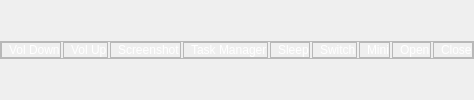
      <widget class="QWidget" name="Dy_System">
       <property name="styleSheet">
        <string notr="true">QLabel {
    color: white;
}</string>
       </property>
       <layout class="QGridLayout" name="gridLayout_13">
        <property name="leftMargin">
         <number>0</number>
        </property>
        <property name="topMargin">
         <number>0</number>
        </property>
        <property name="rightMargin">
         <number>0</number>
        </property>
        <property name="bottomMargin">
         <number>0</number>
        </property>
        <property name="spacing">
         <number>0</number>
        </property>
        <item row="0" column="0" alignment="Qt::AlignHCenter|Qt::AlignVCenter">
         <widget class="QFrame" name="Dy_System_frame">
          <property name="frameShape">
           <enum>QFrame::StyledPanel</enum>
          </property>
          <property name="frameShadow">
           <enum>QFrame::Raised</enum>
          </property>
          <layout class="QHBoxLayout" name="horizontalLayout_114">
           <property name="spacing">
            <number>2</number>
           </property>
           <property name="leftMargin">
            <number>0</number>
           </property>
           <property name="topMargin">
            <number>0</number>
           </property>
           <property name="rightMargin">
            <number>0</number>
           </property>
           <property name="bottomMargin">
            <number>0</number>
           </property>
           <item>
            <widget class="QFrame" name="VolDown_3">
             <property name="sizePolicy">
              <sizepolicy hsizetype="Fixed" vsizetype="Fixed">
               <horstretch>0</horstretch>
               <verstretch>0</verstretch>
              </sizepolicy>
             </property>
             <property name="frameShape">
              <enum>QFrame::StyledPanel</enum>
             </property>
             <property name="frameShadow">
              <enum>QFrame::Raised</enum>
             </property>
             <layout class="QHBoxLayout" name="horizontalLayout_86">
              <property name="spacing">
               <number>0</number>
              </property>
              <property name="leftMargin">
               <number>0</number>
              </property>
              <property name="topMargin">
               <number>0</number>
              </property>
              <property name="rightMargin">
               <number>0</number>
              </property>
              <property name="bottomMargin">
               <number>0</number>
              </property>
              <item>
               <widget class="QLabel" name="Icon_69">
                <property name="maximumSize">
                 <size>
                  <width>50</width>
                  <height>25</height>
                 </size>
                </property>
                <property name="text">
                 <string/>
                </property>
                <property name="pixmap">
                 <pixmap resource="Tray.qrc">:/TrayIcon/Icons2/Dynamic hand gestures/4_29.png</pixmap>
                </property>
                <property name="scaledContents">
                 <bool>true</bool>
                </property>
               </widget>
              </item>
              <item>
               <widget class="QLabel" name="Text_69">
                <property name="text">
                 <string>Vol Down</string>
                </property>
                <property name="wordWrap">
                 <bool>true</bool>
                </property>
               </widget>
              </item>
             </layout>
            </widget>
           </item>
           <item>
            <widget class="QFrame" name="VolUp_2">
             <property name="sizePolicy">
              <sizepolicy hsizetype="Fixed" vsizetype="Fixed">
               <horstretch>0</horstretch>
               <verstretch>0</verstretch>
              </sizepolicy>
             </property>
             <property name="frameShape">
              <enum>QFrame::StyledPanel</enum>
             </property>
             <property name="frameShadow">
              <enum>QFrame::Raised</enum>
             </property>
             <layout class="QHBoxLayout" name="horizontalLayout_90">
              <property name="spacing">
               <number>0</number>
              </property>
              <property name="leftMargin">
               <number>0</number>
              </property>
              <property name="topMargin">
               <number>0</number>
              </property>
              <property name="rightMargin">
               <number>0</number>
              </property>
              <property name="bottomMargin">
               <number>0</number>
              </property>
              <item>
               <widget class="QLabel" name="Icon_73">
                <property name="maximumSize">
                 <size>
                  <width>50</width>
                  <height>25</height>
                 </size>
                </property>
                <property name="text">
                 <string/>
                </property>
                <property name="pixmap">
                 <pixmap resource="Tray.qrc">:/TrayIcon/Icons2/Dynamic hand gestures/4_28.png</pixmap>
                </property>
                <property name="scaledContents">
                 <bool>true</bool>
                </property>
               </widget>
              </item>
              <item>
               <widget class="QLabel" name="Text_73">
                <property name="text">
                 <string>Vol Up</string>
                </property>
                <property name="wordWrap">
                 <bool>true</bool>
                </property>
               </widget>
              </item>
             </layout>
            </widget>
           </item>
           <item>
            <widget class="QFrame" name="Screenshot_2">
             <property name="sizePolicy">
              <sizepolicy hsizetype="Fixed" vsizetype="Fixed">
               <horstretch>0</horstretch>
               <verstretch>0</verstretch>
              </sizepolicy>
             </property>
             <property name="frameShape">
              <enum>QFrame::StyledPanel</enum>
             </property>
             <property name="frameShadow">
              <enum>QFrame::Raised</enum>
             </property>
             <layout class="QHBoxLayout" name="horizontalLayout_91">
              <property name="spacing">
               <number>0</number>
              </property>
              <property name="leftMargin">
               <number>0</number>
              </property>
              <property name="topMargin">
               <number>0</number>
              </property>
              <property name="rightMargin">
               <number>0</number>
              </property>
              <property name="bottomMargin">
               <number>0</number>
              </property>
              <item>
               <widget class="QLabel" name="Icon_74">
                <property name="maximumSize">
                 <size>
                  <width>50</width>
                  <height>25</height>
                 </size>
                </property>
                <property name="text">
                 <string/>
                </property>
                <property name="pixmap">
                 <pixmap resource="Tray.qrc">:/TrayIcon/Icons2/Dynamic hand gestures/5_30-31-32-33.png</pixmap>
                </property>
                <property name="scaledContents">
                 <bool>true</bool>
                </property>
               </widget>
              </item>
              <item>
               <widget class="QLabel" name="Text_74">
                <property name="text">
                 <string>Screenshot</string>
                </property>
                <property name="wordWrap">
                 <bool>true</bool>
                </property>
               </widget>
              </item>
             </layout>
            </widget>
           </item>
           <item>
            <widget class="QFrame" name="TaskManager_2">
             <property name="sizePolicy">
              <sizepolicy hsizetype="Fixed" vsizetype="Fixed">
               <horstretch>0</horstretch>
               <verstretch>0</verstretch>
              </sizepolicy>
             </property>
             <property name="frameShape">
              <enum>QFrame::StyledPanel</enum>
             </property>
             <property name="frameShadow">
              <enum>QFrame::Raised</enum>
             </property>
             <layout class="QHBoxLayout" name="horizontalLayout_88">
              <property name="spacing">
               <number>0</number>
              </property>
              <property name="leftMargin">
               <number>0</number>
              </property>
              <property name="topMargin">
               <number>0</number>
              </property>
              <property name="rightMargin">
               <number>0</number>
              </property>
              <property name="bottomMargin">
               <number>0</number>
              </property>
              <item>
               <widget class="QLabel" name="Icon_71">
                <property name="maximumSize">
                 <size>
                  <width>50</width>
                  <height>25</height>
                 </size>
                </property>
                <property name="text">
                 <string/>
                </property>
                <property name="pixmap">
                 <pixmap resource="Tray.qrc">:/TrayIcon/Icons2/Dynamic hand gestures/6_34-35-36-37.png</pixmap>
                </property>
                <property name="scaledContents">
                 <bool>true</bool>
                </property>
               </widget>
              </item>
              <item>
               <widget class="QLabel" name="Text_71">
                <property name="sizePolicy">
                 <sizepolicy hsizetype="Preferred" vsizetype="Preferred">
                  <horstretch>0</horstretch>
                  <verstretch>0</verstretch>
                 </sizepolicy>
                </property>
                <property name="text">
                 <string>Task Manager</string>
                </property>
                <property name="textFormat">
                 <enum>Qt::PlainText</enum>
                </property>
                <property name="scaledContents">
                 <bool>false</bool>
                </property>
                <property name="wordWrap">
                 <bool>true</bool>
                </property>
               </widget>
              </item>
             </layout>
            </widget>
           </item>
           <item>
            <widget class="QFrame" name="Sleepmode_2">
             <property name="sizePolicy">
              <sizepolicy hsizetype="Fixed" vsizetype="Fixed">
               <horstretch>0</horstretch>
               <verstretch>0</verstretch>
              </sizepolicy>
             </property>
             <property name="frameShape">
              <enum>QFrame::StyledPanel</enum>
             </property>
             <property name="frameShadow">
              <enum>QFrame::Raised</enum>
             </property>
             <layout class="QHBoxLayout" name="horizontalLayout_89">
              <property name="spacing">
               <number>0</number>
              </property>
              <property name="leftMargin">
               <number>0</number>
              </property>
              <property name="topMargin">
               <number>0</number>
              </property>
              <property name="rightMargin">
               <number>0</number>
              </property>
              <property name="bottomMargin">
               <number>0</number>
              </property>
              <item>
               <widget class="QLabel" name="Icon_72">
                <property name="maximumSize">
                 <size>
                  <width>50</width>
                  <height>25</height>
                 </size>
                </property>
                <property name="text">
                 <string/>
                </property>
                <property name="pixmap">
                 <pixmap resource="Tray.qrc">:/TrayIcon/Icons2/Dynamic hand gestures/8_42-43-44-45.png</pixmap>
                </property>
                <property name="scaledContents">
                 <bool>true</bool>
                </property>
               </widget>
              </item>
              <item alignment="Qt::AlignHCenter|Qt::AlignVCenter">
               <widget class="QLabel" name="Text_72">
                <property name="sizePolicy">
                 <sizepolicy hsizetype="Preferred" vsizetype="Preferred">
                  <horstretch>0</horstretch>
                  <verstretch>0</verstretch>
                 </sizepolicy>
                </property>
                <property name="text">
                 <string>Sleep</string>
                </property>
                <property name="textFormat">
                 <enum>Qt::PlainText</enum>
                </property>
                <property name="scaledContents">
                 <bool>false</bool>
                </property>
                <property name="wordWrap">
                 <bool>true</bool>
                </property>
               </widget>
              </item>
             </layout>
            </widget>
           </item>
           <item>
            <widget class="QFrame" name="Switch_3">
             <property name="sizePolicy">
              <sizepolicy hsizetype="Fixed" vsizetype="Fixed">
               <horstretch>0</horstretch>
               <verstretch>0</verstretch>
              </sizepolicy>
             </property>
             <property name="frameShape">
              <enum>QFrame::StyledPanel</enum>
             </property>
             <property name="frameShadow">
              <enum>QFrame::Raised</enum>
             </property>
             <layout class="QHBoxLayout" name="horizontalLayout_84">
              <property name="spacing">
               <number>0</number>
              </property>
              <property name="leftMargin">
               <number>0</number>
              </property>
              <property name="topMargin">
               <number>0</number>
              </property>
              <property name="rightMargin">
               <number>0</number>
              </property>
              <property name="bottomMargin">
               <number>0</number>
              </property>
              <item>
               <widget class="QLabel" name="Icon_67">
                <property name="maximumSize">
                 <size>
                  <width>50</width>
                  <height>25</height>
                 </size>
                </property>
                <property name="text">
                 <string/>
                </property>
                <property name="pixmap">
                 <pixmap resource="Tray.qrc">:/TrayIcon/Icons2/Dynamic hand gestures/3_22-23.png</pixmap>
                </property>
                <property name="scaledContents">
                 <bool>true</bool>
                </property>
               </widget>
              </item>
              <item>
               <widget class="QLabel" name="Text_67">
                <property name="sizePolicy">
                 <sizepolicy hsizetype="Preferred" vsizetype="Preferred">
                  <horstretch>0</horstretch>
                  <verstretch>0</verstretch>
                 </sizepolicy>
                </property>
                <property name="text">
                 <string>Switch</string>
                </property>
                <property name="wordWrap">
                 <bool>true</bool>
                </property>
               </widget>
              </item>
             </layout>
            </widget>
           </item>
           <item>
            <widget class="QFrame" name="Minimize_2">
             <property name="sizePolicy">
              <sizepolicy hsizetype="Fixed" vsizetype="Fixed">
               <horstretch>0</horstretch>
               <verstretch>0</verstretch>
              </sizepolicy>
             </property>
             <property name="frameShape">
              <enum>QFrame::StyledPanel</enum>
             </property>
             <property name="frameShadow">
              <enum>QFrame::Raised</enum>
             </property>
             <layout class="QHBoxLayout" name="horizontalLayout_85">
              <property name="spacing">
               <number>0</number>
              </property>
              <property name="leftMargin">
               <number>0</number>
              </property>
              <property name="topMargin">
               <number>0</number>
              </property>
              <property name="rightMargin">
               <number>0</number>
              </property>
              <property name="bottomMargin">
               <number>0</number>
              </property>
              <item>
               <widget class="QLabel" name="Icon_68">
                <property name="maximumSize">
                 <size>
                  <width>50</width>
                  <height>25</height>
                 </size>
                </property>
                <property name="text">
                 <string/>
                </property>
                <property name="pixmap">
                 <pixmap resource="Tray.qrc">:/TrayIcon/SystemTray/8.png</pixmap>
                </property>
                <property name="scaledContents">
                 <bool>true</bool>
                </property>
               </widget>
              </item>
              <item>
               <widget class="QLabel" name="Text_68">
                <property name="sizePolicy">
                 <sizepolicy hsizetype="Preferred" vsizetype="Preferred">
                  <horstretch>0</horstretch>
                  <verstretch>0</verstretch>
                 </sizepolicy>
                </property>
                <property name="text">
                 <string>Mini</string>
                </property>
                <property name="textFormat">
                 <enum>Qt::PlainText</enum>
                </property>
                <property name="scaledContents">
                 <bool>false</bool>
                </property>
                <property name="wordWrap">
                 <bool>true</bool>
                </property>
               </widget>
              </item>
             </layout>
            </widget>
           </item>
           <item>
            <widget class="QFrame" name="Open_2">
             <property name="sizePolicy">
              <sizepolicy hsizetype="Fixed" vsizetype="Fixed">
               <horstretch>0</horstretch>
               <verstretch>0</verstretch>
              </sizepolicy>
             </property>
             <property name="frameShape">
              <enum>QFrame::StyledPanel</enum>
             </property>
             <property name="frameShadow">
              <enum>QFrame::Raised</enum>
             </property>
             <layout class="QHBoxLayout" name="horizontalLayout_87">
              <property name="spacing">
               <number>0</number>
              </property>
              <property name="sizeConstraint">
               <enum>QLayout::SetDefaultConstraint</enum>
              </property>
              <property name="leftMargin">
               <number>0</number>
              </property>
              <property name="topMargin">
               <number>0</number>
              </property>
              <property name="rightMargin">
               <number>0</number>
              </property>
              <property name="bottomMargin">
               <number>0</number>
              </property>
              <item alignment="Qt::AlignHCenter|Qt::AlignVCenter">
               <widget class="QLabel" name="Icon_70">
                <property name="maximumSize">
                 <size>
                  <width>50</width>
                  <height>25</height>
                 </size>
                </property>
                <property name="text">
                 <string/>
                </property>
                <property name="pixmap">
                 <pixmap resource="Tray.qrc">:/TrayIcon/Icons2/Dynamic hand gestures/7_38-39-40-41.png</pixmap>
                </property>
                <property name="scaledContents">
                 <bool>true</bool>
                </property>
               </widget>
              </item>
              <item>
               <widget class="QLabel" name="Text_70">
                <property name="text">
                 <string>Open</string>
                </property>
                <property name="wordWrap">
                 <bool>true</bool>
                </property>
               </widget>
              </item>
             </layout>
            </widget>
           </item>
           <item>
            <widget class="QFrame" name="Close_3">
             <property name="sizePolicy">
              <sizepolicy hsizetype="Fixed" vsizetype="Fixed">
               <horstretch>0</horstretch>
               <verstretch>0</verstretch>
              </sizepolicy>
             </property>
             <property name="frameShape">
              <enum>QFrame::StyledPanel</enum>
             </property>
             <property name="frameShadow">
              <enum>QFrame::Raised</enum>
             </property>
             <layout class="QHBoxLayout" name="horizontalLayout_83">
              <property name="spacing">
               <number>0</number>
              </property>
              <property name="leftMargin">
               <number>0</number>
              </property>
              <property name="topMargin">
               <number>0</number>
              </property>
              <property name="rightMargin">
               <number>0</number>
              </property>
              <property name="bottomMargin">
               <number>0</number>
              </property>
              <item>
               <widget class="QLabel" name="Icon_66">
                <property name="maximumSize">
                 <size>
                  <width>50</width>
                  <height>25</height>
                 </size>
                </property>
                <property name="text">
                 <string/>
                </property>
                <property name="pixmap">
                 <pixmap resource="Tray.qrc">:/TrayIcon/SystemTray/9.png</pixmap>
                </property>
                <property name="scaledContents">
                 <bool>true</bool>
                </property>
               </widget>
              </item>
              <item>
               <widget class="QLabel" name="Text_66">
                <property name="sizePolicy">
                 <sizepolicy hsizetype="Preferred" vsizetype="Preferred">
                  <horstretch>0</horstretch>
                  <verstretch>0</verstretch>
                 </sizepolicy>
                </property>
                <property name="text">
                 <string>Close</string>
                </property>
                <property name="textFormat">
                 <enum>Qt::PlainText</enum>
                </property>
                <property name="scaledContents">
                 <bool>false</bool>
                </property>
                <property name="wordWrap">
                 <bool>true</bool>
                </property>
               </widget>
              </item>
             </layout>
            </widget>
           </item>
          </layout>
         </widget>
        </item>
       </layout>
      </widget>
